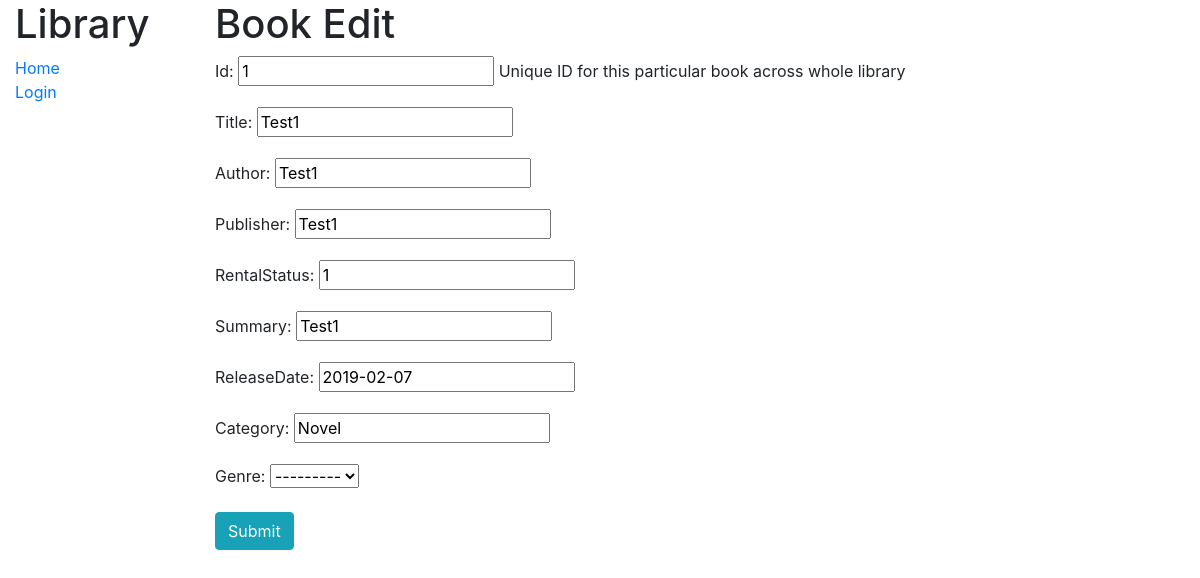
Screenshot of /edit/1 with the database file from the repository.
### book/models.py (models this page shows, shortened)
class Book(models.Model):
    id = models.IntegerField(primary_key=True, help_text='Unique ID for this particular book across whole library')
    title = models.CharField(max_length=64)
    author = models.CharField(max_length=20)
    publisher = models.CharField(max_length=20)
    rentalStatus = models.IntegerField()
    summary = models.CharField(max_length=200)
    releaseDate = models.DateField()
    category = models.CharField(max_length=20)
    genre = models.ForeignKey('Category', on_delete=models.SET_NULL, null=True)
    class Meta:
        ordering = ['releaseDate']

### book/views.py (the view)
# urls.py: path('edit/<int:pk>', views.BookUpdate.as_view(), name='book_edit'),
class BookUpdate(UpdateView):
    model = Book
    fields = '__all__'
    success_url = reverse_lazy('book_list')

### book/templates/book/book_form.html (shortened to what this page needs)
{% extends "base_generic.html" %}
{% load bootstrap3 %}
{% block content %}
<h1>Book Edit</h1>
<form method="post">{% csrf_token %}
    {{ form.as_p }}
    <input type="submit" class="btn btn-info" value="Submit" />
</form>
{% endblock %}

### rows the page displays
Book: id "1", title "Test1", author "Test1", publisher "Test1", rentalStatus "1", summary "Test1", releaseDate "2019-02-07", category "Novel", genre "---------"
